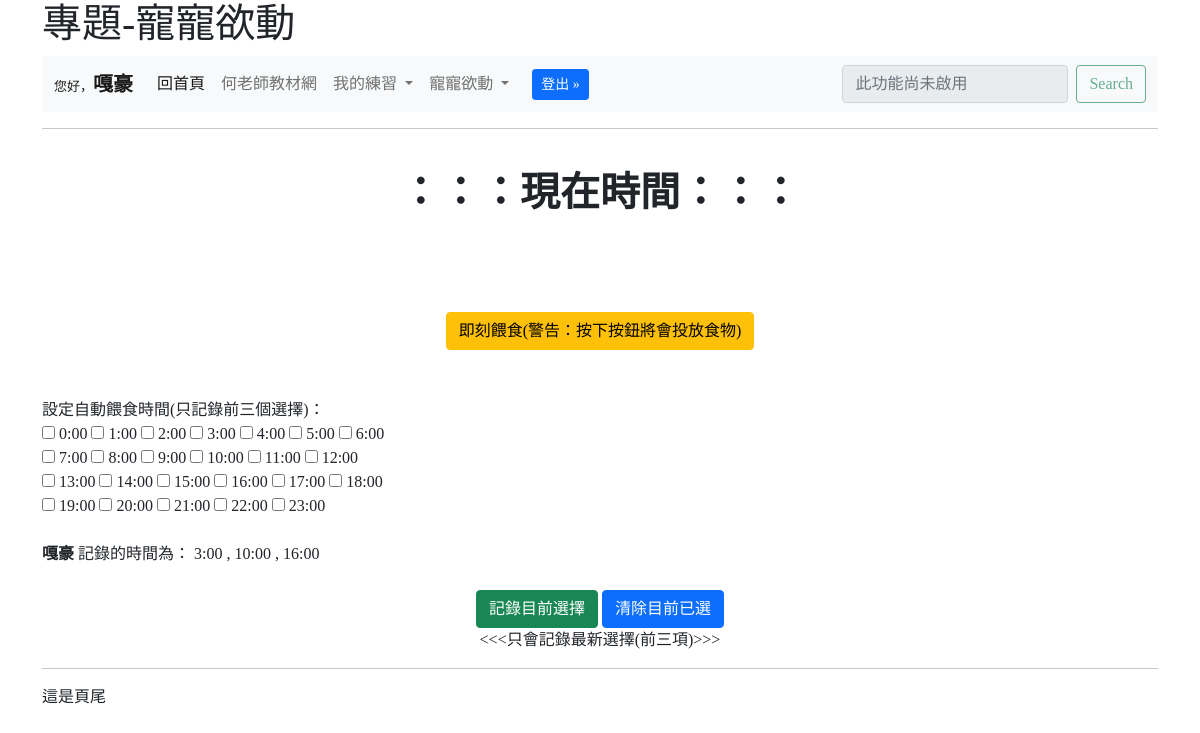
The page /set/ (signed in) on the database as committed earlier.
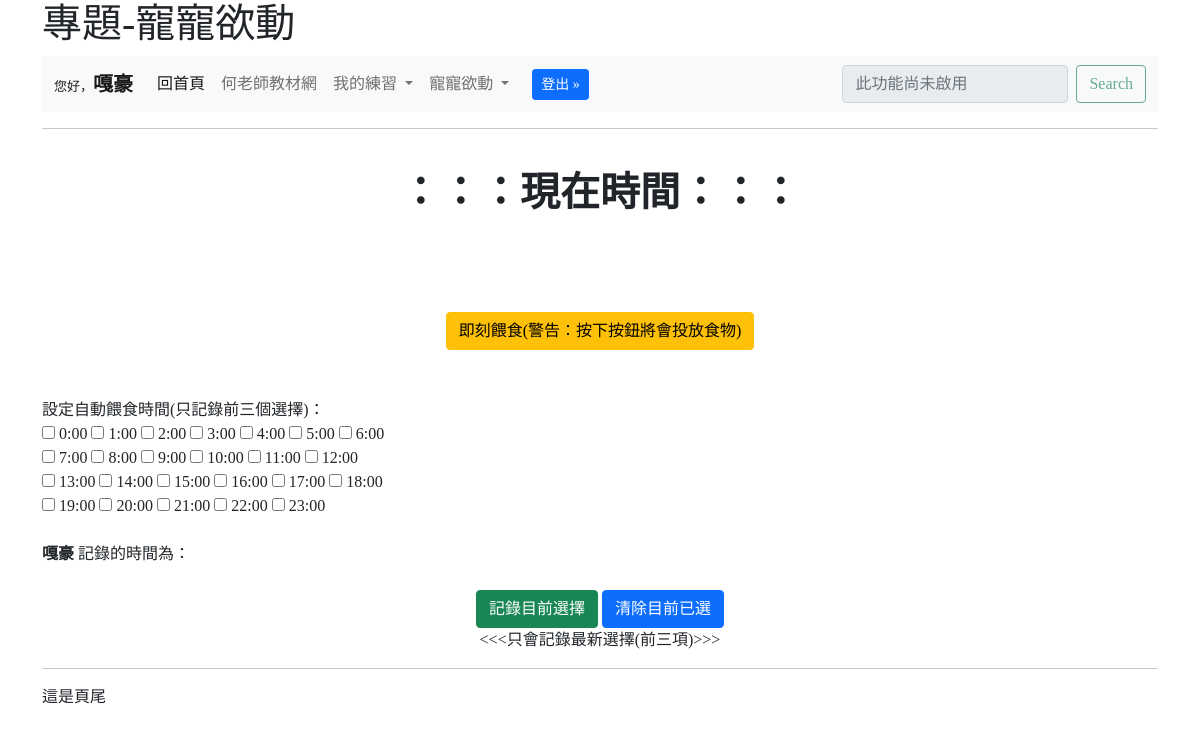
The same page on the database as committed later.
### mysite/models.py (models this page shows, shortened)
class FeedTime(models.Model):
	username = models.CharField(max_length=50)
	feed_time1 = models.IntegerField(null=True)
	feed_time2 = models.IntegerField(null=True)
	feed_time3 = models.IntegerField(null=True)

### mysite/views.py (the view, shortened to what this page needs)
# urls.py: path('set/', views.set, name='Set'),
def set(request):
	username = request.user.username
	data = FeedTime()
	user = FeedTime.objects.filter(username=username)
	times = range(24)
	selected = user
	return render(request, "set.html", locals())

### templates/set.html (shortened to what this page needs)
{% extends "base.html" %}
{% block headmessage %} 專題-寵寵欲動 {% endblock %}
{% block main %}
    <hr>
    <br>
    <center>
        <h1><b>：：：現在時間：：：</b></h1>
        <iframe scrolling="no" frameborder="no" clocktype="html5" style="overflow:hidden;border:0;margin:0;padding:0;width:240px;height:80px;"src="https://www.clocklink.com/html5embed.php?clock=043&timezone=Taiwan_Taipei&color=black&size=240&Title=&Message=&Target=&From=2021,1,1,0,0,0&Color=black"></iframe>
        <br>
        <a href="#" class="btn btn-warning">即刻餵食(警告：按下按鈕將會投放食物)</a><br>
    </center>
    <br>
    <br>
    <form action="" method="POST">
        設定自動餵食時間(只記錄前三個選擇)：<br>
        {% for time in times %}
            <input type="checkbox" name="time" value={{ time }}> {{ time }}:00
            {% if time == 6 or time == 12 or time == 18 %}
                <br>
            {% endif %}
        {% endfor %}
        <br>
        <br>
        <b>{{ request.user.first_name }}</b> 記錄的時間為：
        {% for u in user %}
            {% if u.feed_time1 != None %}
                {{ u.feed_time1 }}:00
            {% else %}
                尚未選擇
            {% endif %}
                {% if u.feed_time2 != None %}
                    , {{ u.feed_time2 }}:00
                {% endif %}
                    {% if u.feed_time3 != None %}
                        , {{ u.feed_time3 }}:00
                    {% endif %}
        {% endfor %}
        <br>
        <br>
        <center>
            <input type="submit" class="btn btn-success" value="記錄目前選擇"> <input type="reset" class="btn btn-primary" value="清除目前已選">
            <br>
            <<<只會記錄最新選擇(前三項)>>>
        </center>
    </form>
{% endblock %}

Rows that differ between the two databases and show on the page:
removed FeedTime: feed_time1 "3", feed_time2 "10", feed_time3 "16"
